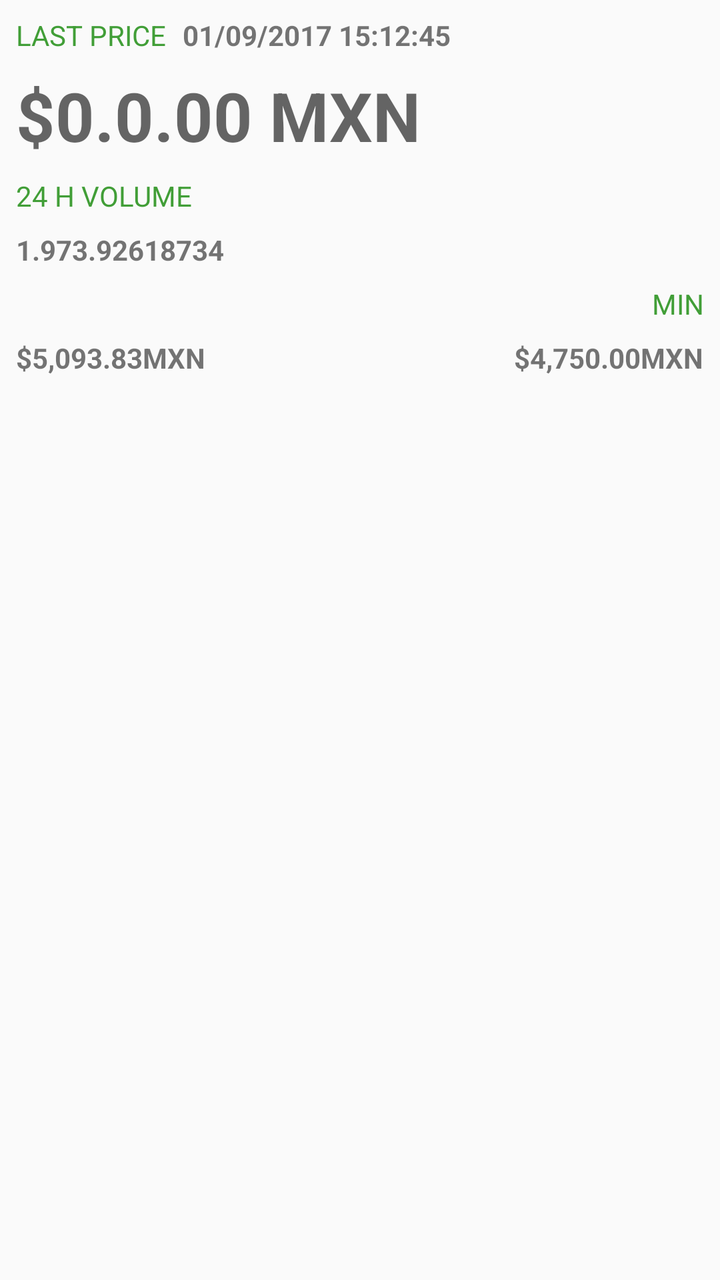
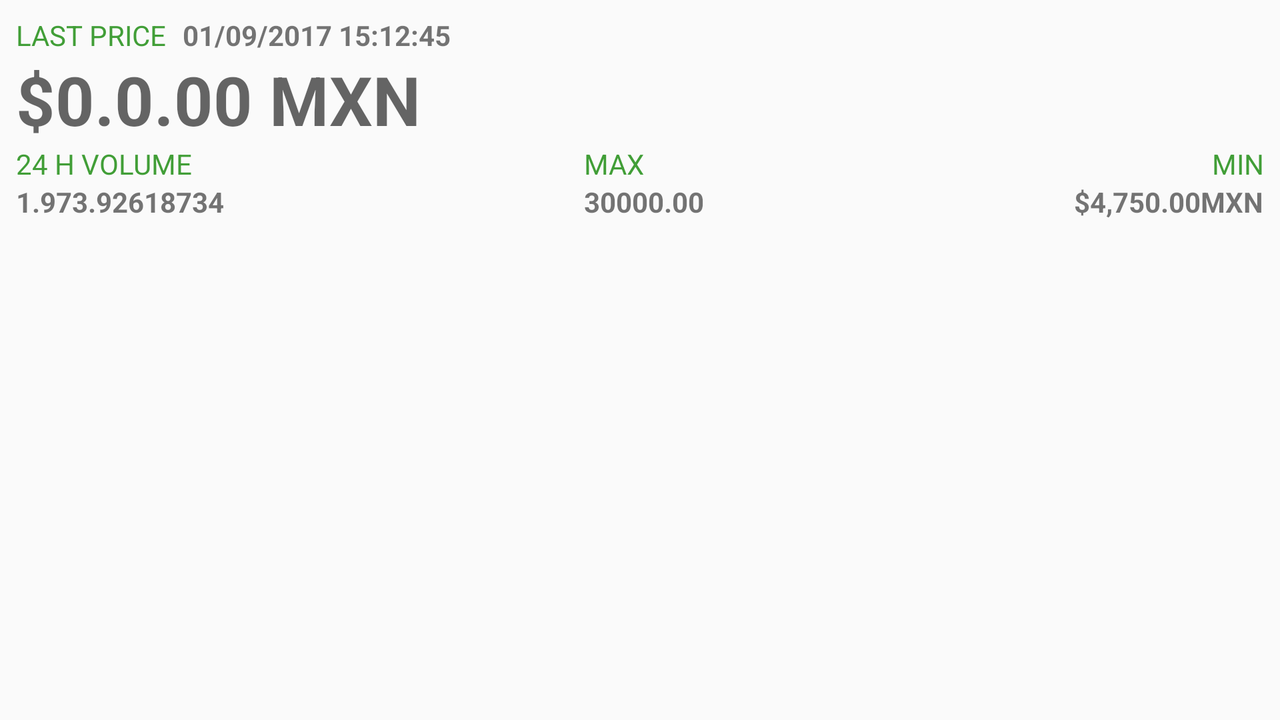

The same Android screen from two of the app's own layout files: first res/layout/ as a phone draws it, then the repository's variant for another configuration, drawn on a device whose configuration selects that folder. Both files follow.
<!-- AndroidManifest.xml: application theme AppTheme -->
<!-- res/layout/price_layout.xml -->
<?xml version="1.0" encoding="utf-8"?>
<android.support.constraint.ConstraintLayout
    xmlns:android="http://schemas.android.com/apk/res/android"
    xmlns:tools="http://schemas.android.com/tools"
    xmlns:app="http://schemas.android.com/apk/res-auto"
    android:layout_width="match_parent"
    android:layout_height="match_parent">

    <TextView
        android:layout_marginBottom="8dp"
        android:id="@+id/ultimo_precio"
        android:layout_width="wrap_content"
        android:layout_height="wrap_content"
        android:textColor="@color/colorPrimaryDark"
        android:text="@string/ultimo_precio"
        app:layout_constraintStart_toStartOf="parent"
        android:layout_marginStart="8dp"
        app:layout_constraintTop_toTopOf="parent"
        android:layout_marginTop="8dp" />

    <TextView
        android:layout_marginBottom="8dp"
        android:id="@+id/precio"
        android:layout_width="wrap_content"
        android:layout_height="wrap_content"
        tools:text="$0.0.00 MXN"
        app:layout_constraintStart_toStartOf="parent"
        android:layout_marginStart="8dp"
        android:layout_marginTop="8dp"
        app:layout_constraintTop_toBottomOf="@+id/ultimo_precio"
        android:textAppearance="@style/TextAppearance.AppCompat.Display1"
        android:textStyle="bold"
        />

    <TextView
        android:layout_marginBottom="8dp"
        android:id="@+id/volumen"
        android:layout_width="wrap_content"
        android:layout_height="wrap_content"
        android:textColor="@color/colorPrimaryDark"
        android:text="@string/volumen_24_horas"
        app:layout_constraintStart_toStartOf="parent"
        android:layout_marginStart="8dp"
        app:layout_constraintTop_toBottomOf="@id/precio"
        android:layout_marginTop="8dp" />
    <TextView
        android:layout_marginBottom="8dp"
        android:id="@+id/vol"
        android:textStyle="bold"
        android:layout_width="wrap_content"
        android:layout_height="wrap_content"
        tools:text="1.973.92618734"
        app:layout_constraintStart_toStartOf="parent"
        android:layout_marginStart="8dp"
        app:layout_constraintTop_toBottomOf="@id/volumen"
        android:layout_marginTop="8dp" />

    
        
        
        
        
        
        
        
        
        



    <TextView
        android:id="@+id/maximo"
        android:layout_width="wrap_content"
        android:layout_height="wrap_content"
        android:layout_marginStart="8dp"
        android:layout_marginTop="8dp"
        android:text="@string/maximo"
        android:textColor="@color/colorPrimaryDark"
        app:layout_constraintStart_toEndOf="parent"
        app:layout_constraintTop_toBottomOf="@+id/vol" />

    <TextView
        android:textStyle="bold"
        android:id="@+id/max"
        android:layout_width="wrap_content"
        android:layout_height="wrap_content"
        android:layout_marginBottom="8dp"
        android:layout_marginStart="8dp"
        android:layout_marginTop="8dp"
        app:layout_constraintStart_toStartOf="parent"
        app:layout_constraintTop_toBottomOf="@+id/maximo"
        tools:text="$5,093.83MXN" />


    <TextView
        android:id="@+id/minimo"
        android:layout_width="wrap_content"
        android:layout_height="wrap_content"
        android:layout_marginEnd="8dp"
        android:layout_marginTop="8dp"
        android:text="@string/minimo"
        android:textColor="@color/colorPrimaryDark"
        app:layout_constraintEnd_toEndOf="parent"
        app:layout_constraintTop_toBottomOf="@+id/vol" />

    <TextView
        android:id="@+id/min"
        android:textStyle="bold"
        android:layout_width="wrap_content"
        android:layout_height="wrap_content"
        android:layout_marginEnd="8dp"
        android:layout_marginTop="8dp"
        app:layout_constraintEnd_toEndOf="parent"
        app:layout_constraintTop_toBottomOf="@+id/minimo"
        tools:text="$4,750.00MXN" />

    <TextView
        android:textStyle="bold"
        android:id="@+id/createdAt"
        android:layout_width="wrap_content"
        android:layout_height="wrap_content"
        android:layout_marginStart="8dp"
        android:layout_marginTop="8dp"
        android:textAppearance="@android:style/TextAppearance.Material.Small"
        app:layout_constraintStart_toEndOf="@+id/ultimo_precio"
        app:layout_constraintTop_toTopOf="parent"
        tools:text="01/09/2017 15:12:45" />

</android.support.constraint.ConstraintLayout>
<!-- resources referenced by this layout -->
<resources>
  <color name="colorPrimaryDark">#419E37</color>
  <string name="maximo">MAX</string>
  <string name="minimo">MIN</string>
  <string name="ultimo_precio">LAST PRICE</string>
  <string name="volumen_24_horas">24 H VOLUME</string>
  <style name="AppTheme" parent="Theme.AppCompat.Light.NoActionBar">
          
          <item name="colorPrimary">@color/colorPrimary</item>
          <item name="colorPrimaryDark">@color/colorPrimaryDark</item>
          <item name="colorAccent">@color/colorAccent</item>
      </style>
  <color name="colorPrimary">#4EBC42</color>
  <color name="colorAccent">#419E37</color>
</resources>
<!-- res/layout-land/price_layout.xml (the repository's variant of the layout above) -->
<!-- drawn on the phone turned sideways -->
<?xml version="1.0" encoding="utf-8"?>
<android.support.constraint.ConstraintLayout xmlns:android="http://schemas.android.com/apk/res/android"
    xmlns:app="http://schemas.android.com/apk/res-auto"
    xmlns:tools="http://schemas.android.com/tools"
    android:layout_width="match_parent"
    android:layout_height="match_parent">

    <TextView
        android:id="@+id/ultimo_precio"
        android:layout_width="wrap_content"
        android:layout_height="wrap_content"
        android:layout_marginBottom="8dp"
        android:layout_marginStart="8dp"
        android:layout_marginTop="8dp"
        android:text="@string/ultimo_precio"
        android:textColor="@color/colorPrimaryDark"
        app:layout_constraintStart_toStartOf="parent"
        app:layout_constraintTop_toTopOf="parent" />

    <TextView
        android:id="@+id/precio"
        android:layout_width="wrap_content"
        android:layout_height="wrap_content"
        android:layout_marginBottom="8dp"
        android:layout_marginStart="8dp"
        android:textAppearance="@style/TextAppearance.AppCompat.Display1"
        android:textStyle="bold"
        app:layout_constraintStart_toStartOf="parent"
        app:layout_constraintTop_toBottomOf="@+id/ultimo_precio"
        tools:text="$0.0.00 MXN" />

    <TextView
        android:id="@+id/volumen"
        android:layout_width="wrap_content"
        android:layout_height="wrap_content"
        android:layout_marginBottom="8dp"
        android:layout_marginStart="8dp"
        android:text="@string/volumen_24_horas"
        android:textColor="@color/colorPrimaryDark"
        app:layout_constraintStart_toStartOf="parent"
        app:layout_constraintTop_toBottomOf="@id/precio" />

    <TextView
        android:id="@+id/vol"
        android:layout_width="wrap_content"
        android:layout_height="wrap_content"
        android:layout_marginBottom="8dp"
        android:layout_marginStart="8dp"
        android:textStyle="bold"
        app:layout_constraintStart_toStartOf="parent"
        app:layout_constraintTop_toBottomOf="@id/volumen"
        tools:text="1.973.92618734" />

    
    
    
    
    
    
    
    
    
    


    <TextView
        android:id="@+id/maximo"
        android:layout_width="wrap_content"
        android:layout_height="wrap_content"
        android:layout_marginStart="8dp"
        android:text="@string/maximo"
        android:textColor="@color/colorPrimaryDark"
        app:layout_constraintEnd_toEndOf="parent"
        app:layout_constraintEnd_toStartOf="@+id/minimo"
        app:layout_constraintHorizontal_bias="0.5"
        app:layout_constraintStart_toEndOf="@+id/volumen"
        app:layout_constraintStart_toStartOf="parent"
        app:layout_constraintTop_toBottomOf="@+id/precio" />

    <TextView
        android:id="@+id/max"
        android:layout_width="wrap_content"
        android:layout_height="wrap_content"
        android:textStyle="bold"
        app:layout_constraintStart_toStartOf="@+id/maximo"
        app:layout_constraintTop_toBottomOf="@+id/maximo"
        tools:text="30000.00" />


    <TextView
        android:id="@+id/minimo"
        android:layout_width="wrap_content"
        android:layout_height="wrap_content"
        android:layout_marginEnd="8dp"
        android:text="@string/minimo"
        android:textColor="@color/colorPrimaryDark"
        app:layout_constraintEnd_toEndOf="parent"
        app:layout_constraintTop_toBottomOf="@+id/precio" />

    <TextView
        android:id="@+id/min"
        android:layout_width="wrap_content"
        android:layout_height="wrap_content"
        android:layout_marginEnd="8dp"
        android:textStyle="bold"
        app:layout_constraintEnd_toEndOf="parent"
        app:layout_constraintTop_toBottomOf="@+id/minimo"
        tools:text="$4,750.00MXN" />

    <TextView
        android:id="@+id/createdAt"
        android:layout_width="wrap_content"
        android:layout_height="wrap_content"
        android:layout_marginStart="8dp"
        android:layout_marginTop="8dp"
        android:textAppearance="@android:style/TextAppearance.Material.Small"
        android:textStyle="bold"
        app:layout_constraintStart_toEndOf="@+id/ultimo_precio"
        app:layout_constraintTop_toTopOf="parent"
        tools:text="01/09/2017 15:12:45" />

</android.support.constraint.ConstraintLayout>
